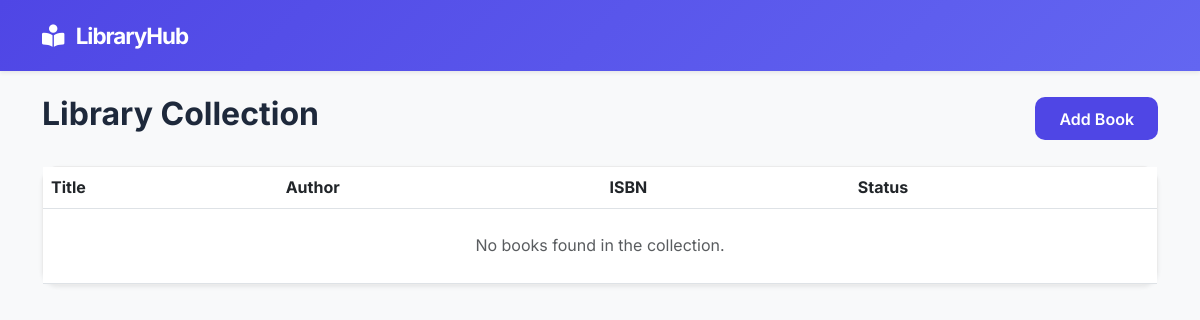
Before: /books with the older database file.
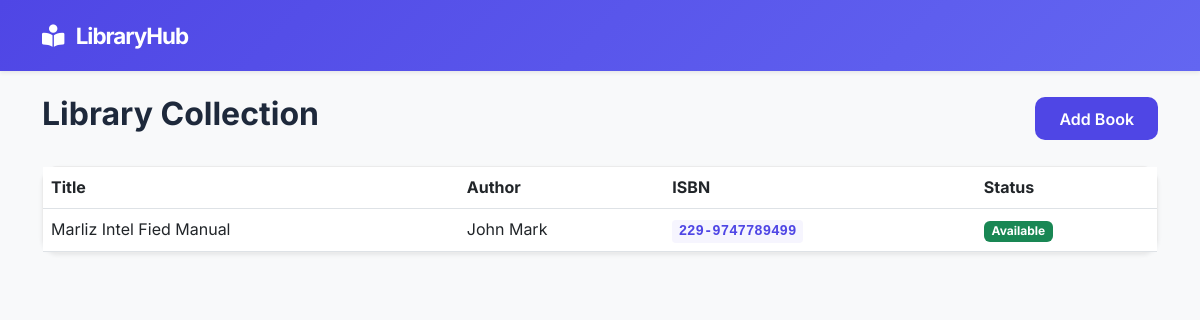
After: the same page with the newer database file.
### models.py (models this page shows)
class Book(db.Model):
    id = db.Column(db.Integer, primary_key=True)
    title = db.Column(db.String(200), nullable=False)
    author = db.Column(db.String(100), nullable=False)
    isbn = db.Column(db.String(20), unique=True, nullable=False)
    is_available = db.Column(db.Boolean, default=True)

### app.py (the view)
@app.route('/books')
def list_books():
    all_books = Book.query.all()
    return render_template('books.html', books=all_books)

### templates/books.html
{% extends 'base.html' %}
{% block content %}
<div class="d-flex justify-content-between align-items-center mb-4">
    <h2 class="fw-bold">Library Collection</h2>
    <a href="/add_book" class="btn btn-primary">Add Book</a>
</div>
<div class="card border-0 shadow-sm">
    <div class="card-body p-0">
        <table class="table table-hover mb-0">
            <thead class="bg-light">
                <tr>
                    <th>Title</th>
                    <th>Author</th>
                    <th>ISBN</th>
                    <th>Status</th>
                </tr>
            </thead>
            <tbody>
                {% for book in books %}
                <tr>
                    <td>{{ book.title }}</td>
                    <td>{{ book.author }}</td>
                    <td><code>{{ book.isbn }}</code></td>
                    <td>
                        {% if book.is_available %}
                        <span class="badge bg-success">Available</span>
                        {% else %}
                        <span class="badge bg-warning text-dark">Borrowed</span>
                        {% endif %}
                    </td>
                </tr>
                {% else %}
                <tr>
                    <td colspan="4" class="text-center text-muted py-4">No books found in the collection.</td>
                </tr>
                {% endfor %}
            </tbody>
        </table>
    </div>
</div>
{% endblock %}

### templates/base.html (shortened to what this page needs)
<!DOCTYPE html>
<html lang="en">
<head>
  <link href="https://cdn.jsdelivr.net/npm/bootstrap@5.3.0/dist/css/bootstrap.min.css" rel="stylesheet">
  <link rel="stylesheet" href="{{ url_for('static', filename='css/style.css') }}">
  <link rel="stylesheet" href="https://cdnjs.cloudflare.com/ajax/libs/font-awesome/6.4.0/css/all.min.css">
</head>
<body class="bg-light">
  <nav class="navbar navbar-expand-lg navbar-dark shadow-sm mb-4">
    <div class="container">
      <a class="navbar-brand" href="/"><i class="fas fa-book-reader me-2"></i> LibraryHub</a>
    </div>
  </nav>
  <div class="container mt-4">
    {% block content %}{% endblock %}
  </div>
</body>
</html>

### static/css/style.css (style rules this page uses)
:root { --primary-color: #4f46e5; --hover-color: #4338ca; --bg-light: #f8fafc; --text-dark: #1e293b; --card-shadow: 0 10px 15px -3px rgba(0, 0, 0, 0.1), 0 4px 6px -2px rgba(0, 0, 0, 0.05); }
body { font-family: 'Inter', sans-serif; color: var(--text-dark); background-color: var(--bg-light); line-height: 1.6; }
.navbar { background: linear-gradient(135deg, var(--primary-color), #6366f1) !important; padding: 0.8rem 0; }
.navbar-brand { font-weight: 700; font-size: 1.4rem; letter-spacing: -1px; }
.card { border: 1px solid rgba(0, 0, 0, 0.08) !important; border-radius: 16px !important; box-shadow: var(--card-shadow); }
.btn-primary { background-color: var(--primary-color); border: none; padding: 0.6rem 1.5rem; border-radius: 10px; font-weight: 600; }
code { color: var(--primary-color) !important; background-color: rgba(79, 70, 229, 0.05); padding: 0.2rem 0.4rem; border-radius: 4px; font-weight: 600; }

Changed rows visible on the page:
added Book: title "Marliz Intel Fied Manual", author "John Mark", isbn "229-9747789499", is_available "Available"
Other visible differences:
text no longer shown: "No books found in the collection."
